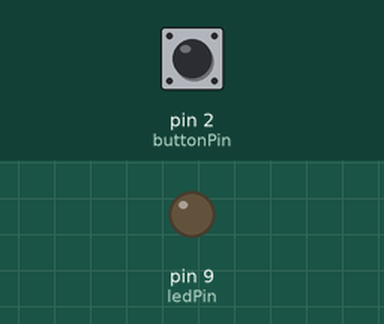
Bench run of a sketch on a simulated Arduino Uno, built with avr-gcc and run on an emulated ATmega328P. On the bench: output pins drawn as LEDs (lit = HIGH). The test bench sets the inputs (shaded band); at power-on: pin 2 (buttonPin) LOW.

Above: at 1.2 s.
1.3 s: pin 2 (buttonPin) pulled HIGH for 1 s
At 2.8 s:
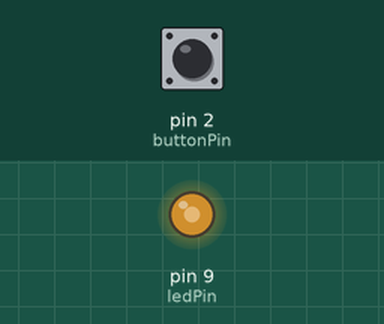
3.8 s: pin 2 (buttonPin) pulled HIGH for 0.15 s
At 5.0 s:
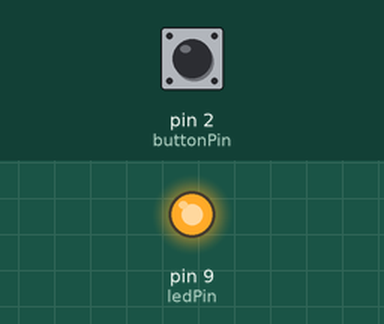
5.4 s: pin 2 (buttonPin) pulled HIGH for 3.2 s
At 5.55 s:
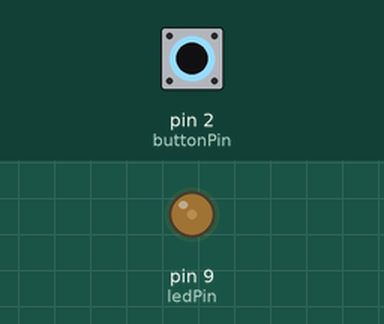
Timing chart, 0 to 9.9 s (numbered marks = the images above; inputs shaded):
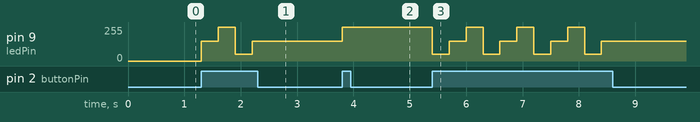

The sketch:

task_1_6.ino
```cpp
int ledPin = 9;
int buttonPin = 2;

int level = 0;

void setup() {
  pinMode(ledPin, OUTPUT);
  pinMode(buttonPin, INPUT);
}

void loop() {
  if (digitalRead(buttonPin) == HIGH) {
    level++;
    if (level > 2) level = 0;

    if (level == 0) analogWrite(ledPin, 50);
    if (level == 1) analogWrite(ledPin, 150);
    if (level == 2) analogWrite(ledPin, 255);

    delay(300);
  }
}
```

Measured:
- after the input at 1.3 s, pin 9 (ledPin): 0/255 → 150/255 at once, → 255/255 0.30 s later, → 50/255 0.30 s later, → 150/255 0.30 s later
- after the input at 3.8 s, pin 9 (ledPin): 150/255 → 255/255 at once
- after the input at 5.4 s, pin 9 (ledPin): 255/255 → 50/255 at once, then repeats every 0.90 s: 150/255 0.30 s, 255/255 0.30 s, 50/255 0.30 s, until it stays 150/255 from 8.4 s
